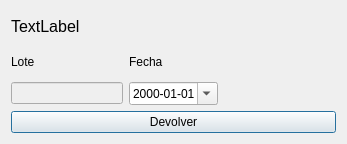
<?xml version="1.0" encoding="UTF-8"?>
<ui version="4.0">
 <class>DialogFecha</class>
 <widget class="QDialog" name="DialogFecha">
  <property name="geometry">
   <rect>
    <x>0</x>
    <y>0</y>
    <width>347</width>
    <height>144</height>
   </rect>
  </property>
  <property name="windowTitle">
   <string>Devolución de artículo</string>
  </property>
  <layout class="QGridLayout" name="gridLayout">
   <item row="2" column="0">
    <widget class="QLineEdit" name="lineEdit">
     <property name="enabled">
      <bool>false</bool>
     </property>
    </widget>
   </item>
   <item row="1" column="0">
    <widget class="QLabel" name="label_2">
     <property name="text">
      <string>Lote</string>
     </property>
    </widget>
   </item>
   <item row="1" column="1">
    <widget class="QLabel" name="label_3">
     <property name="text">
      <string>Fecha</string>
     </property>
    </widget>
   </item>
   <item row="2" column="1">
    <widget class="QDateEdit" name="dateEdit">
     <property name="displayFormat">
      <string>yyyy-MM-dd</string>
     </property>
     <property name="calendarPopup">
      <bool>true</bool>
     </property>
    </widget>
   </item>
   <item row="0" column="0" colspan="2">
    <widget class="QLabel" name="label">
     <property name="font">
      <font>
       <pointsize>12</pointsize>
      </font>
     </property>
     <property name="text">
      <string>TextLabel</string>
     </property>
    </widget>
   </item>
   <item row="2" column="2">
    <spacer name="horizontalSpacer">
     <property name="orientation">
      <enum>Qt::Horizontal</enum>
     </property>
     <property name="sizeHint" stdset="0">
      <size>
       <width>40</width>
       <height>20</height>
      </size>
     </property>
    </spacer>
   </item>
   <item row="3" column="0" colspan="3">
    <widget class="QPushButton" name="pushButton">
     <property name="text">
      <string>Devolver</string>
     </property>
    </widget>
   </item>
  </layout>
 </widget>
 <resources/>
 <connections/>
</ui>
